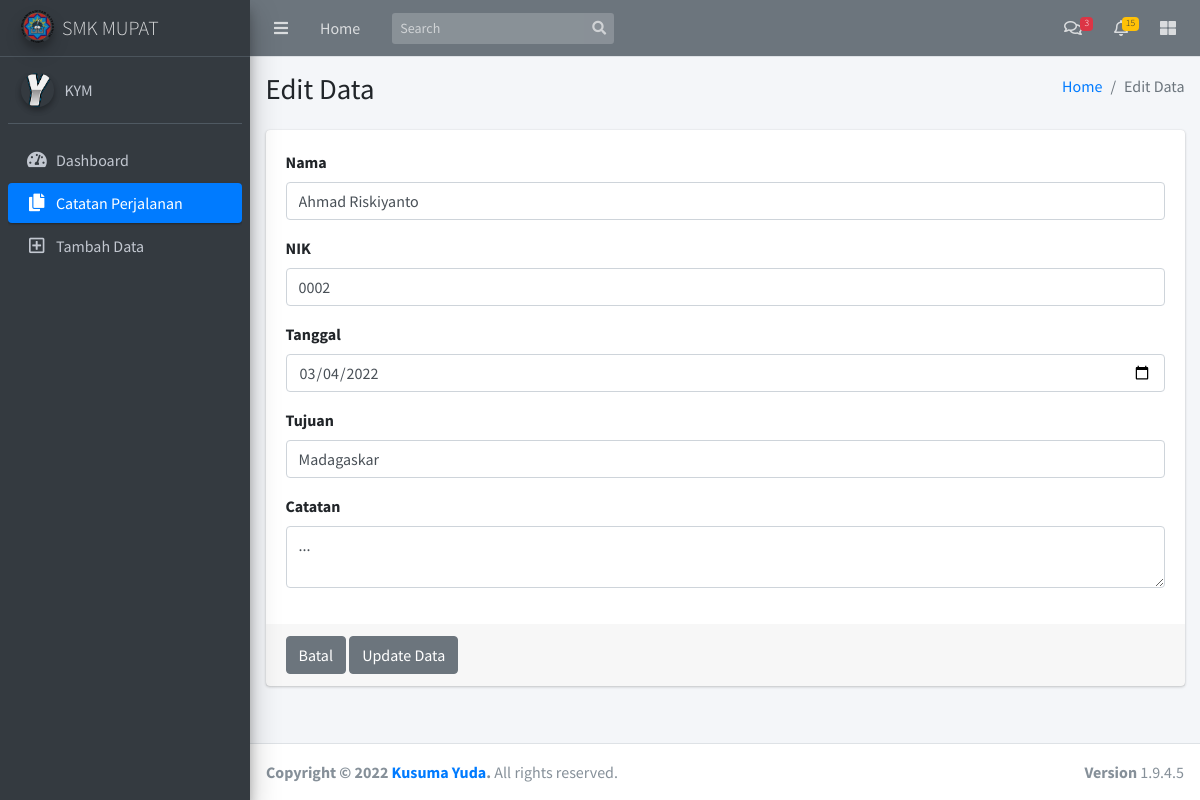
The page /i-form_edit.php?id=2 on the database its author committed.
### tables this page shows
CREATE TABLE `tb_perjalanan` (
  `id` int(12) NOT NULL,
  `nama` varchar(255) NOT NULL,
  `nik` varchar(255) NOT NULL,
  `tanggal` date NOT NULL,
  `tujuan` varchar(255) NOT NULL,
  `catatan` varchar(255) NOT NULL
);

### i-form_edit.php (the view, shortened to what this page needs)
<?php
$id = $_GET['id'];
include('i-koneksi.php');
$query = "SELECT * FROM tb_perjalanan WHERE id='$id'";
$result = mysqli_query($conn, $query);
?>
<!DOCTYPE html>
<html>
<head>
  <link rel="stylesheet" href="plugins/fontawesome-free/css/all.min.css">
  <link rel="stylesheet" href="https://code.ionicframework.com/ionicons/2.0.1/css/ionicons.min.css">
  <link rel="stylesheet" href="plugins/datatables-bs4/css/dataTables.bootstrap4.css">
  <link rel="stylesheet" href="dist/css/adminlte.min.css">
</head>
<body class="hold-transition sidebar-mini">
<div class="wrapper">
  <nav class="main-header navbar navbar-expand navbar-dark navbar-gray">
    <ul class="navbar-nav">
      <li class="nav-item">
        <a class="nav-link" data-widget="pushmenu" href="#"><i class="fas fa-bars"></i></a>
      </li>
      <li class="nav-item d-none d-sm-inline-block">
        <a href="index.php" class="nav-link">Home</a>
      </li>
    </ul>
    <form class="form-inline ml-3">
      <div class="input-group input-group-sm">
        <input class="form-control form-control-navbar" type="search" placeholder="Search" aria-label="Search">
        <div class="input-group-append">
          <button class="btn btn-navbar" type="submit">
            <i class="fas fa-search"></i>
          </button>
        </div>
      </div>
    </form>
    <ul class="navbar-nav ml-auto">
      <li class="nav-item dropdown">
        <a class="nav-link" data-toggle="dropdown" href="#">
          <i class="far fa-comments"></i>
          <span class="badge badge-danger navbar-badge">3</span>
        </a>
      </li>
      <li class="nav-item dropdown">
        <a class="nav-link" data-toggle="dropdown" href="#">
          <i class="far fa-bell"></i>
          <span class="badge badge-warning navbar-badge">15</span>
        </a>
      </li>
      <li class="nav-item">
        <a class="nav-link" data-widget="control-sidebar" data-slide="true" href="#">
          <i class="fas fa-th-large"></i>
        </a>
      </li>
    </ul>
  </nav>
  <aside class="main-sidebar sidebar-dark-primary elevation-4">
    <a href="index3.php" class="brand-link">
      <img src="dist/img/smkmupat.png"
           alt="AdminLTE Logo"
           class="brand-image img-circle elevation-3"
           style="opacity: .8">
      <span class="brand-text font-weight-light">SMK MUPAT</span>
    </a>
    <div class="sidebar">
      <div class="user-panel mt-3 pb-3 mb-3 d-flex">
        <div class="image">
            <img src="dist/img/yudaa.png" class="img-circle elevation-2" alt="User Image">
        </div>
        <div class="info">
          <a href="#">KYM</a>
        </div>
      </div>
      <nav class="mt-2">
        <ul class="nav nav-pills nav-sidebar flex-column" data-widget="treeview" role="menu" data-accordion="false">
          <li class="nav-item">
            <a href="index.php" class="nav-link">
                <i class="nav-icon fas fa-tachometer-alt"></i>
                <p>
                Dashboard
              </p>
            </a>
            <a href="i-catatan.php" class="nav-link active">
              <i class="nav-icon fas fa-copy"></i>
              <p>
                Catatan Perjalanan
              </p>
            </a>
            <a href="i-tambah.php" class="nav-link">
              <i class="nav-icon far fa-plus-square"></i>
              <p>
                Tambah Data
              </p>
            </a>
          </li>
        </ul>
      </nav>
    </div>
  </aside>
  <div class="content-wrapper">
    <section class="content-header">
      <div class="container-fluid">
        <div class="row mb-2">
          <div class="col-sm-6">
            <h1>Edit Data</h1>
          </div>
          <div class="col-sm-6">
            <ol class="breadcrumb float-sm-right">
              <li class="breadcrumb-item"><a href="index.php">Home</a></li>
              <li class="breadcrumb-item active">Edit Data</li>
            </ol>
          </div>
        </div>
      </div>
    </section>
    <section class="content">
      <div class="row">
        <div class="col-12">
          <section class="content">
      <div class="container-fluid">
        <div class="row">
          <div class="col-md-12">
            <div class="card card-primary">
              <form role="form" action="i-edit.php" method="post">
                <?php
                while ($row = mysqli_fetch_assoc($result)) {
                ?>
                <div class="card-body">
                  <div class="form-group">
                    <label>Nama</label>
                    <input type="text" name="nama" class="form-control"  value="<?php echo $row['nama']; ?>">
                  </div>
                  <div class="form-group">
                    <label>NIK</label>
                    <input type="text" name="nik" class="form-control"  value="<?php echo $row['nik']; ?>">
                  </div>
                  <div class="form-group">
                    <label>Tanggal</label>
                    <input type="date" name="tanggal" class="form-control"  value="<?php echo $row['tanggal']; ?>">
                  </div>
                  <div class="form-group">
                    <label>Tujuan</label>
                    <input type="text" name="tujuan" class="form-control" value="<?php echo $row['tujuan']; ?>">
                  </div>
                  <div class="form-group">
                    <label>Catatan</label>
                    <textarea required="" name="catatan" class="form-control"><?php echo $row['catatan']; ?></textarea>
                  </div>
                </div>
                <div class="card-footer">
                    <a href="i-catatan.php" class="btn btn-secondary">Batal</a>
                    <button type="submit" class="btn btn-secondary" onclick = "return confirm('Data akan segera di tambahkan');">Update Data</button>
                    <?php
                    }
                    ?>
                </div>
              </form>
            </div>
          </div>
        </div>
      </div>
    </section>
        </div>
      </div>
    </section>
  </div>
  <footer class="main-footer">
    <strong>Copyright &copy; 2022 <a href="http://adminlte.io">Kusuma Yuda</a>.</strong>
    All rights reserved.
    <div class="float-right d-none d-sm-inline-block">
      <b>Version</b> 1.9.4.5
    </div>
  </footer>
</div>
</body>
</html>

### rows shown on the page
tb_perjalanan: nama "Ahmad Riskiyanto", nik "0002", tanggal "03/04/2022", tujuan "Madagaskar", catatan "..."
